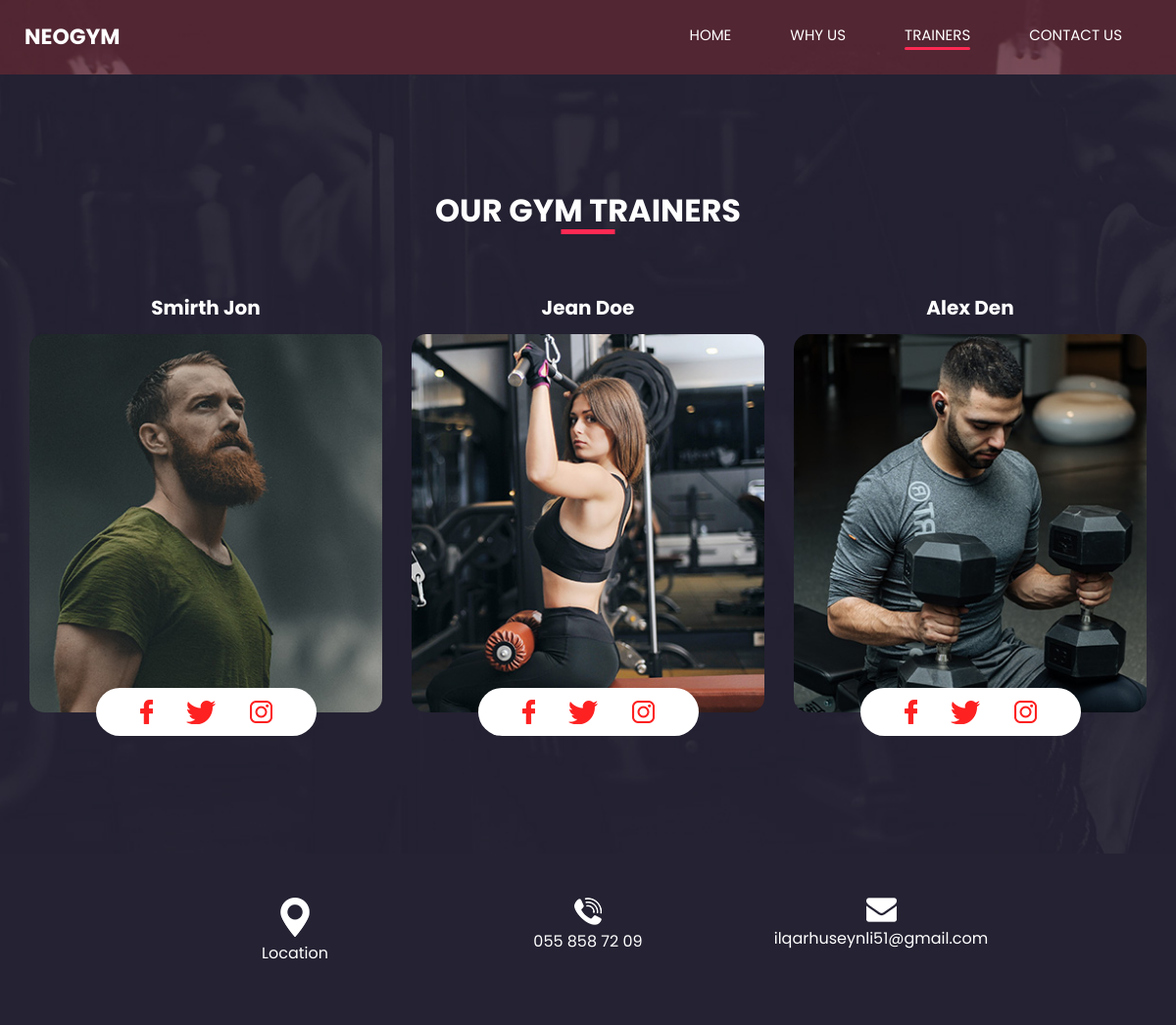
The app's page /trainer/ with its own data.
### myapp/models.py (models this page shows)
class Trainers_Container(models.Model):
    trainer_name = models.CharField(max_length=30)
    trainer_image = models.ImageField(upload_to='images/')
    facebook_url = models.URLField(blank=True, null=True)
    facebook_img=models.ImageField(upload_to='images/', blank=True)
    twitter_url = models.URLField(blank=True, null=True)
    twitter_img=models.ImageField(upload_to='images/',blank=True)
    instagram_url = models.URLField(blank=True, null=True)
    instagram_img=models.ImageField(upload_to='images/',blank=True)
    created_at = models.DateTimeField(auto_now=True, null=True)
    updated_at = models.DateTimeField(auto_now=True, null=True)

class Info_Section(models.Model):
    item_name = models.CharField(max_length=50)
    item_url = models.URLField(blank=True, null=True)
    copy_info = models.CharField(max_length=50, blank=True, null=True)
    item_icon = models.ImageField(upload_to='images/',blank=True)
    created_at = models.DateTimeField(auto_now=True, null=True)
    updated_at = models.DateTimeField(auto_now=True, null=True)

### myapp/views.py (the view)
# urls.py: path('trainer/', views.trainer, name='trainer'),
def trainer(request):
    trainers_container = Trainers_Container.objects.all()
    info_section = Info_Section.objects.all()
    return render(request, 'trainer.html', {
        'name': 'trainer',
        'trainers_container': trainers_container,
        'info_section': info_section
    })

### templates/trainer.html (shortened to what this page needs)
{% extends "base.html" %}
{% load static %}
{% block content %}
  <section class="trainer_section layout_padding">
    <div class="container">
      <div class="heading_container">
        <h2>
          Our Gym Trainers
        </h2>
      </div>
      <div class="row">
        {% for trainers in trainers_container %}
          <div class="col-lg-4 col-md-6 mx-auto">
    <div class="box">
      <div class="name">
        <h5>{{trainers.trainer_name}}</h5>
      </div>
      <div class="img-box">
        <img src="{{ trainers.trainer_image.url }}" alt="">
      </div>
      <div class="social_box">
        <a href="{{ trainers.facebook_url }}"target="_blank">
          <img src="{{ trainers.facebook_img.url }}" alt="">
        </a>
        <a href="{{ trainers.twitter_url }}"target="_blank">
          <img src="{{ trainers.twitter_img.url }}" alt="">
        </a>
        <a href="{{ trainers.instagram_url }}"target="_blank">
          <img src="{{ trainers.instagram_img.url }}" alt="">
        </a>
      </div>
    </div>
  </div>
        {% endfor %}
      </div>
    </div>
  </section>
{% endblock %}

### templates/base.html (shortened to what this page needs)
{% load static %}
<!DOCTYPE html>
<html>
<head>
  <link rel="stylesheet" type="text/css" href="https://cdnjs.cloudflare.com/ajax/libs/OwlCarousel2/2.3.4/assets/owl.carousel.min.css" />
  <link rel="stylesheet" type="text/css" href="{% static 'css/bootstrap.css' %}" />
  <link rel="stylesheet" type="text/css" href="{% static 'css/style.css' %}" />
  <link rel="stylesheet" type="text/css" href="{% static 'css/responsive.css' %}" />
</head>
<body class="{% if request.path != '/' %}sub_page{% endif %}">
  <div class="hero_area">
    <header class="header_section">
      <div class="container-fluid">
        <nav class="navbar navbar-expand-lg custom_nav-container ">
          <a class="navbar-brand" href="{% url 'index' %}">
            <span>
              Neogym
            </span>
          </a>
          <div class="collapse navbar-collapse" id="navbarSupportedContent">
            <div class="d-flex ml-auto flex-column flex-lg-row align-items-center">
              <ul class="navbar-nav  ">
                <li class="nav-item {% if request.path == '/' %} active {% endif %}">
                  <a class="nav-link" href="{% url 'index' %}">Home <span class="sr-only">(current)</span></a>
                </li>
                <li class="nav-item {% if request.path == '/why_us/' %} active {% endif %}">
                  <a class="nav-link" href="{% url 'why_us' %}"> Why us </a>
                </li>
                <li class="nav-item {% if request.path == '/trainer/' %} active {% endif %}">
                  <a class="nav-link" href="{% url 'trainer' %}"> trainers</a>
                </li>
                <li class="nav-item {% if request.path == '/contact/' %} active {% endif %}">
                  <a class="nav-link" href="{% url 'contact' %}"> Contact Us</a>
                </li>
              </ul>
            </div>
          </div>
        </nav>
      </div>
    </header>
  </div>
{% block content %}{% endblock %}
<section class="info_section layout_padding2">
    <div class="container">
        <div class="info_items">
            {% for info in info_section %}
                {% if not info.item_url or info.item_url == "None" %}
                    <a href="#" onclick="copyToClipboard('{{ info.copy_info }}'); return false;">
                {% else %}
                    <a href="{{ info.item_url }}" target="_blank">
                {% endif %}
                        <div class="item">
                            <div class="">
                                <img src="{{ info.item_icon.url }}" alt="">
                            </div>
                            <div class="detail-box">
                                <p>{{ info.item_name }}</p>
                            </div>
                        </div>
                    </a>
            {% endfor %}
        </div>
    </div>
</section>
</body>
</html>

### static/css/style.css (style rules this page uses)
body { font-family: 'Poppins', sans-serif; color: #000000; background-color: #ffffff; }
.layout_padding { padding-top: 120px; padding-bottom: 120px; }
.layout_padding2 { padding-top: 45px; padding-bottom: 45px; }
.heading_container { display: -webkit-box; display: -ms-flexbox; display: flex; -webkit-box-pack: center; -ms-flex-pack: center; justify-content: center; text-align: center; }
.heading_container h2 { font-weight: bold; position: relative; padding-bottom: 5px; text-transform: uppercase; }
.heading_container h2::before { content: ""; position: absolute; bottom: 0; left: 50%; width: 55px; height: 5px; background-color: #ff2953; -webkit-transform: translateX(-50%); transform: translateX(-50%); }
.hero_area { height: 100vh; display: -webkit-box; display: -ms-flexbox; display: flex; -webkit-box-orient: vertical; -webkit-box-direction: normal; -ms-flex-direction: column; flex-direction: column; background-image: url(../images/hero-bg.jpg); background-size: cover; background-attachment: fixed; }
.sub_page .hero_area { height: auto; }
.header_section .container-fluid { padding-right: 25px; padding-left: 25px; }
.custom_nav-container.navbar-expand-lg .navbar-nav .nav-item .nav-link { margin: 10px 30px; padding: 0; padding-bottom: 3px; color: #ffffff; text-align: center; position: relative; text-transform: uppercase; font-size: 15px; }
.custom_nav-container.navbar-expand-lg .navbar-nav .nav-item .nav-link::after { display: none; content: ""; position: absolute; left: 0; bottom: 0; width: 100%; height: 3px; border-radius: 5px; background-color: #ffffff; }
.custom_nav-container.navbar-expand-lg .navbar-nav .nav-item.active a::after, .custom_nav-container.navbar-expand-lg .navbar-nav .nav-item:hover a::after { display: block; background-color: #ff2953; }
a, a:hover, a:focus { text-decoration: none; }
.navbar-brand { display: -webkit-box; display: -ms-flexbox; display: flex; -webkit-box-align: center; -ms-flex-align: center; align-items: center; position: relative; }
.navbar-brand span { font-size: 22px; text-transform: uppercase; font-weight: bold; color: #ffffff; position: relative; z-index: 3; }
.custom_nav-container { z-index: 99999; padding: 15px 0; }
.trainer_section { background-image: url(../images/trainer-bg.jpg); background-size: cover; background-attachment: fixed; color: #ffffff; }
.trainer_section .box { margin-top: 55px; display: -webkit-box; display: -ms-flexbox; display: flex; -webkit-box-orient: vertical; -webkit-box-direction: normal; -ms-flex-direction: column; flex-direction: column; -webkit-box-align: center; -ms-flex-align: center; align-items: center; text-align: center; }
.trainer_section .box .name h5 { font-weight: bold; margin-bottom: 15px; }
.trainer_section .box .img-box { border-radius: 15px; overflow: hidden; }
.trainer_section .box .img-box img { width: 100%; }
.trainer_section .box .social_box { display: -webkit-box; display: -ms-flexbox; display: flex; -webkit-box-pack: justify; -ms-flex-pack: justify; justify-content: space-between; width: 225px; padding: 12px 45px; background-color: #ffffff; border-radius: 50px; margin-top: -25px; }
.info_section { background-color: #252233; }
.info_items { width: 70%; margin: 0 auto; display: -webkit-box; display: -ms-flexbox; display: flex; -webkit-box-pack: justify; -ms-flex-pack: justify; justify-content: space-between; }
.info_items .item { width: 200px; display: -webkit-box; display: -ms-flexbox; display: flex; -webkit-box-orient: vertical; -webkit-box-direction: normal; -ms-flex-direction: column; flex-direction: column; -webkit-box-align: center; -ms-flex-align: center; align-items: center; text-align: center; }
.info_items .item .detail-box { margin-top: 5px; color: #fff; }
.info_items { position: relative; }
.info_items a { position: relative; }

### static/css/responsive.css (style rules this page uses)
@media (min-width: 1200px) { .container { max-width: 1170px; } }

### records on screen
Trainers_Container: trainer_name "Smirth Jon", trainer_image (picture), facebook_img (picture), twitter_img (picture), instagram_img (picture)
Trainers_Container: trainer_name "Jean Doe", trainer_image (picture), facebook_img (picture), twitter_img (picture), instagram_img (picture)
Trainers_Container: trainer_name "Alex Den", trainer_image (picture), facebook_img (picture), twitter_img (picture), instagram_img (picture)
Info_Section: item_icon (picture), item_name "Location"
Info_Section: item_icon (picture), item_name "055 858 72 09"
Info_Section: item_icon (picture), item_name "ilqarhuseynli51@gmail.com"
